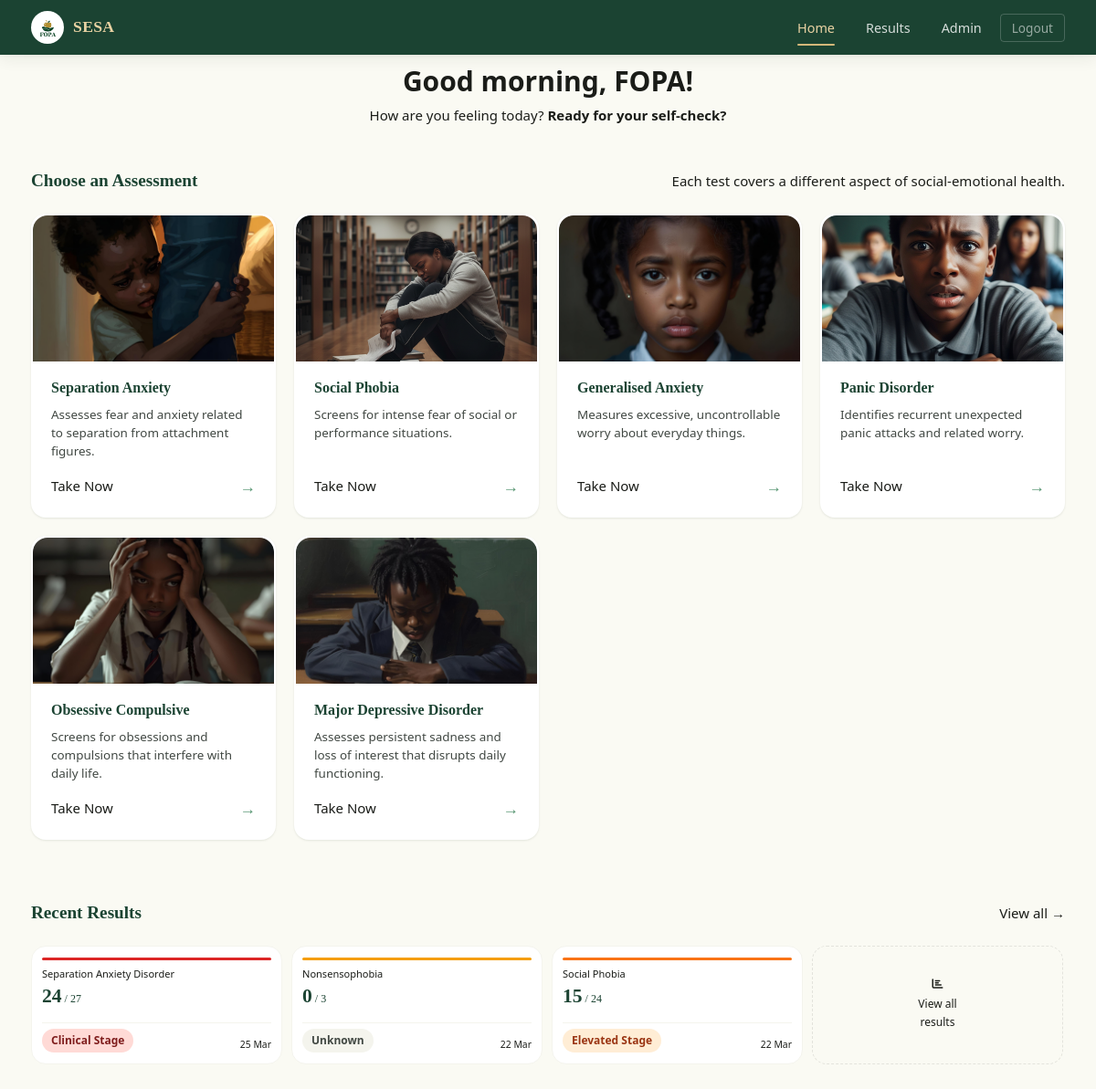
The page /home (signed in) on the database as committed earlier.
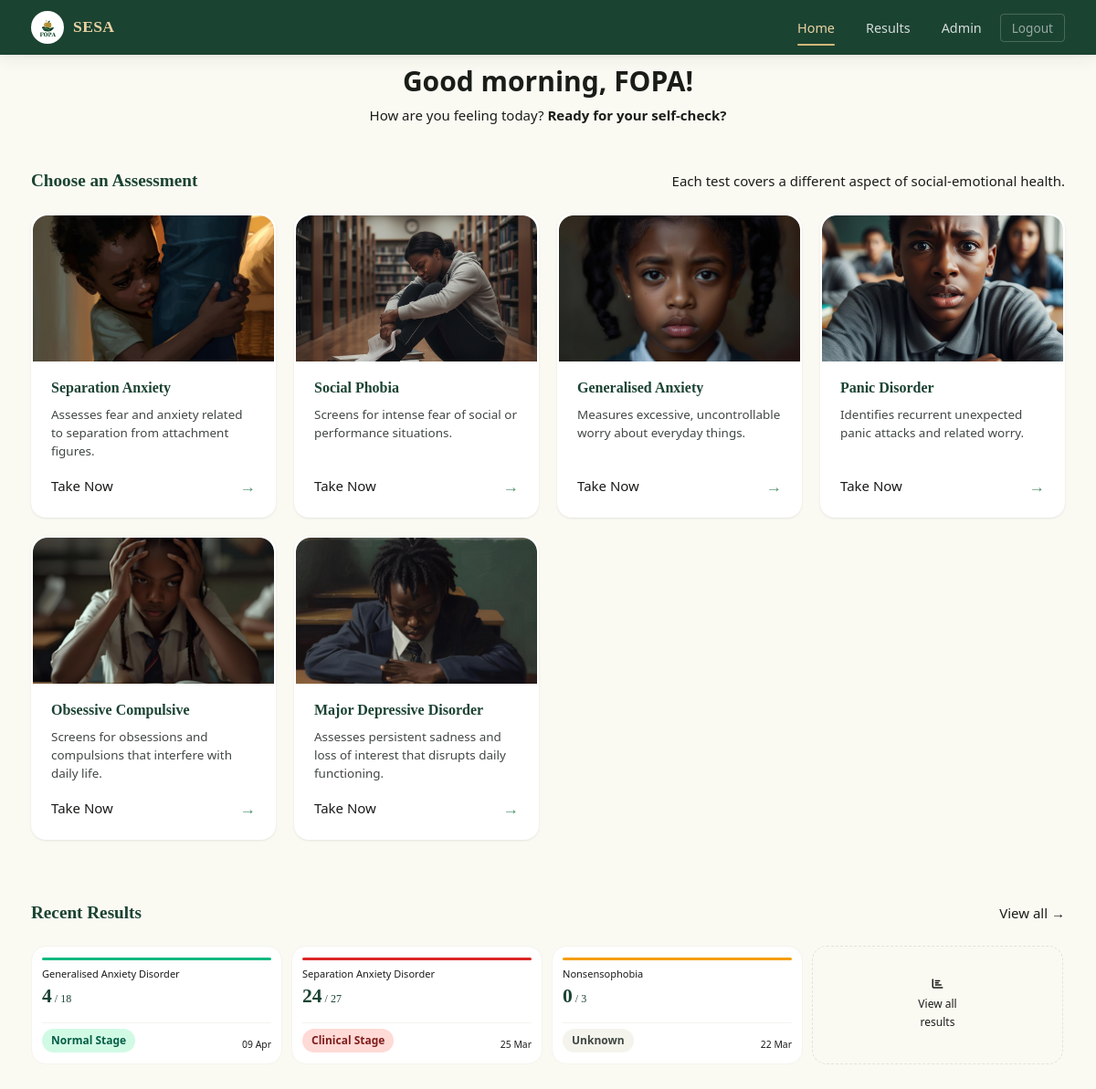
The same page on the database as committed later.
### app/models/account.py (models this page shows, shortened)
class Accounts(UserMixin, db.Model):
    __tablename__ = 'accounts'
    id = db.Column(db.Integer, primary_key=True)
    fname = db.Column(db.String(100), nullable=False)
    lname = db.Column(db.String(100), nullable=False)
    email = db.Column(db.String(120), unique=True, nullable=True, index=True)
    username = db.Column(db.String(50), unique=True, nullable=False, index=True)
    password = db.Column(db.String(256), nullable=False)
    school_name = db.Column(db.String(200), nullable=True)
    gender = db.Column(db.String(20), nullable=True)
    birthdate = db.Column(db.Date, nullable=True)
    last_login = db.Column(db.DateTime, nullable=True)
    created_at = db.Column(db.DateTime, default=lambda: datetime.now(timezone.utc))
    school_id = db.Column(
        db.Integer,
        db.ForeignKey('school.id', ondelete='CASCADE', name='fk_accounts_school_id'),
        nullable=True,
        index=True
    )
    class_group = db.Column(db.String(50), nullable=True)   # e.g. "Form 2A", "JHS 3B"
    level = db.Column(db.String(20), nullable=True)          # jhs | shs | university
    claim_code_hash  = db.Column(db.String(256), nullable=True)
    claim_code_plain = db.Column(db.String(20),  nullable=True)
    is_claimed       = db.Column(db.Boolean, default=True, nullable=False, server_default='1')
    is_admin = db.Column(db.Boolean, default=False, nullable=False)
    is_counsellor = db.Column(db.Boolean, default=False, server_default='0', nullable=False)
    failed_attempts = db.Column(db.Integer, default=0, server_default='0', nullable=False)
    locked_until = db.Column(db.DateTime, nullable=True)  # NULL = not locked
    phone = db.Column(db.String(20), nullable=True)
    consent_given = db.Column(db.Boolean, default=False, nullable=False, server_default='0')
    consent_given_at = db.Column(db.DateTime, nullable=True)
    consent_version = db.Column(db.String(10), nullable=True)  # e.g. 'v1.0'
    test_results = db.relationship(
        'TestResult',
        backref='account',
        lazy='dynamic',
        cascade='all, delete-orphan'
    )
    @property
    def is_super_admin(self):
        return self.is_admin
    LOCKOUT_THRESHOLD = 5      # failed attempts before lockout
    LOCKOUT_MINUTES   = 15     # minutes locked after threshold reached

### app/models/assessment_type.py (models this page shows, shortened)
class AssessmentType(db.Model):
    __tablename__ = 'assessment_type'
    id             = db.Column(db.Integer, primary_key=True)
    name           = db.Column(db.String(100), unique=True, nullable=False)
    display_name   = db.Column(db.String(100), nullable=False)
    description    = db.Column(db.Text, nullable=True)
    icon           = db.Column(db.String(10),  nullable=True)
    color          = db.Column(db.String(20),  nullable=True)
    order          = db.Column(db.Integer,     default=0, nullable=False)
    is_active      = db.Column(db.Boolean,     default=True, nullable=False)
    scoring_ranges = db.Column(db.JSON,        nullable=False)
    image_url      = db.Column(db.String(500), nullable=True)

### app/models/test_result.py (models this page shows, shortened)
class TestResult(db.Model):
    __tablename__ = 'test_results'
    id = db.Column(db.Integer, primary_key=True)
    user_id = db.Column(db.Integer, db.ForeignKey('accounts.id', ondelete='CASCADE'), nullable=False, index=True)
    test_type = db.Column(db.String(100), nullable=False, index=True)
    score = db.Column(db.Integer, nullable=False)
    max_score = db.Column(db.Integer, nullable=True)
    stage = db.Column(db.String(50), nullable=True, index=True)  # "Normal Stage", "Mild Stage", etc.
    _feedback_encrypted = db.Column('feedback', db.Text, nullable=True)
    @property
    def feedback(self):
        if not self._feedback_encrypted:
            return None
        f = _get_fernet()
        if not f:
            return self._feedback_encrypted
        try:
            return f.decrypt(self._feedback_encrypted.encode()).decode()
        except Exception:
            return self._feedback_encrypted
    @feedback.setter
    def feedback(self, value):
        if not value:
            self._feedback_encrypted = None
            return
        f = _get_fernet()
        if not f:
            self._feedback_encrypted = value
            return
        self._feedback_encrypted = f.encrypt(value.encode()).decode()
    details = db.Column(db.Text, nullable=True)           # kept for backward compat
    taken_at = db.Column(db.DateTime, default=lambda: datetime.now(timezone.utc), index=True)

### app/routes/main.py (the view)
@main_bp.route('/home')
@login_required
def home():
    user = current_user
    results = user.test_results.order_by(TestResult.taken_at.desc()).all()
    total_tests = len(results)
    most_recent = results[0] if results else None
    question_counts = {
        row.test_type: row.count
        for row in db.session.query(
            Question.test_type,
            func.count(Question.id).label('count')
        ).group_by(Question.test_type).all()
    }
    from datetime import datetime, timedelta, timezone
    now = datetime.now()
    latest_by_type = {}
    for r in results:
        if r.test_type not in latest_by_type:
            latest_by_type[r.test_type] = r
    from app.models.assessment_type import AssessmentType
    tests_meta = []
    COOLDOWN_DAYS = 7
    for at in AssessmentType.query.filter_by(is_active=True).order_by(AssessmentType.order).all():
        days_remaining = 0
        is_ready = True
        latest = latest_by_type.get(at.name)
        if latest and latest.taken_at:
            taken_at = latest.taken_at
            if taken_at.tzinfo is None:
                taken_at = taken_at.replace(tzinfo=timezone.utc)
            current_time = now.replace(tzinfo=timezone.utc) if now.tzinfo is None else now
            days_ago = (current_time - taken_at).days
            days_left = COOLDOWN_DAYS - days_ago
            if days_left > 0:
                days_remaining = days_left
                is_ready = False
        tests_meta.append({
            'name':  at.name,
            'title': at.display_name,
            'desc':  at.description or '',
            'icon':  at.icon or '🧠',
            'color': at.color or 'green',
            'count': question_counts.get(at.name, 0),
            'image_url': at.image_url,
            'days_remaining': days_remaining,
            'is_ready': is_ready
        })
    this_month_results = [
        r for r in results
        if r.taken_at and r.taken_at.month == now.month and r.taken_at.year == now.year
    ]
    tests_this_month = len(this_month_results)
    total_assessments_taken = total_tests   # passed to template as total count
    assessments_this_month  = tests_this_month
    recent_results = results[:3]  # 3 most recent for the home table
    hour = now.hour
    if hour < 12:
        greeting = "Good morning"
    elif hour < 17:
        greeting = "Good afternoon"
    else:
        greeting = "Good evening"
    new_username = session.pop('show_username_prompt', None)
    return render_template(
        'main/home.html',
        user=user,
        total_tests=total_tests,
        avg_score=total_assessments_taken,
        most_recent=most_recent,
        tests_meta=tests_meta,
        score_change=None,
        prev_avg=assessments_this_month,
        recent_results=recent_results,
        latest_by_type=latest_by_type,
        greeting=greeting,
        new_username=new_username,
    )

### app/__init__.py (called while the page is built)
def _init_extensions(app: Flask) -> None:
    app.config.setdefault("SQLALCHEMY_ENGINE_OPTIONS", {}).update({
        "pool_pre_ping": True,   # test connection before using it
        "pool_recycle":  300,    # recycle connections every 5 minutes
        "pool_size":     5,      # max persistent connections
        "max_overflow":  2,      # extra connections under load
    })
    db.init_app(app)
    migrate.init_app(app, db)
    csrf.init_app(app)
    login_manager.init_app(app)
    limiter.init_app(app)
    from app.models.account import Accounts
    from app.models.quiz_session import QuizSession  # noqa: F401
    from app.models.counsellor_profile import CounsellorProfile  # noqa: F401
    from app.models.assessment_type import AssessmentType  # noqa: F401
    @login_manager.user_loader
    def load_user(user_id: str):
        return Accounts.query.get(int(user_id))

### app/templates/main/home.html (shortened to what this page needs)
  {% extends 'base.html' %}
  {% block nav_links %}
    <li><a href="{{ url_for('main.home') }}" class="active">Home</a></li>
    <li><a href="{{ url_for('main.results') }}">Results</a></li>
    {% if current_user.is_super_admin %}
      <li><a href="{{ url_for('admin.dashboard') }}">Admin</a></li>
    {% endif %}
    <li><a href="{{ url_for('auth.logout') }}" class="btn-nav-logout">Logout</a></li>
  {% endblock %}
  {% block body %}
  <div class="container pb-48">
  <link rel="stylesheet" href="{{ url_for('static', filename='css/main/home.css') }}">
  <header class="app-header">
    <h1 class="app-greeting">
      {{ greeting }}, <span>{{ user.fname }}!</span>
    </h1>
    <p class="app-description">
      How are you feeling today? <b>Ready for your self-check?</b>
    </p>
  </header>
    <div class="section" id="assessments">
      <div class="section-head">
        <h2>Choose an Assessment</h2>
        <p class="section-desc">Each test covers a different aspect of social-emotional health.</p>
      </div>
      <div class="test-grid">
        {% for test in tests_meta %}
        <a href="{% if test.is_ready %}{{ url_for('test.display_questions', test_type=test.name) }}{% else %}javascript:void(0);{% endif %}"
          class="test-card {% if not test.is_ready %}locked{% endif %}"
          {% if not test.is_ready %}onclick="alert('This assessment will be exactly 7 days after your previous attempt. Please wait {{ test.days_remaining }} more day(s).');"{% endif %}>
          <div class="test-card-image">
            {% if test.get('image_url') %}
            <img src="{{ test.image_url }}"
                alt="{{ test.name }}"
                loading="lazy"
                width="400"
                height="160">
            {% endif %}
          </div>
          <div class="test-card-content">
            <h3>{{ test.get('title') or test.get('display_name') or test.name }}</h3>
            <p>{{ test.get('desc') or test.get('description') or '' }}</p>
            <div class="test-card-meta">
              {% if test.is_ready %}
                <span class="pulse-badge"> Take Now</span>
                <span class="test-card-arrow">→</span>
              {% else %}
                <span class="lock-indicator"><i class="fa-solid fa-lock lock-icon"></i> Available in {{ test.days_remaining }} day(s)</span>
              {% endif %}
            </div>
          </div>
        </a>
        {% endfor %}
      </div>
    </div>
    {% if recent_results %}
    <div class="section">
      <div class="section-head">
        <h2>Recent Results</h2>
        <a href="{{ url_for('main.results') }}" class="results-link">View all →</a>
      </div>
      <div class="recent-results-scroll">
        {% for r in recent_results %}
          {% set s = (r.stage or r.details or 'unknown') | lower %}
          {% if 'normal' in s %}{% set bar_mod = 'normal' %}{% set badge_class = 'stage-normal' %}
          {% elif 'mild' in s %}{% set bar_mod = 'mild' %}{% set badge_class = 'stage-mild' %}
          {% elif 'elevated' in s %}{% set bar_mod = 'elevated' %}{% set badge_class = 'stage-elevated' %}
          {% elif 'clinical' in s %}{% set bar_mod = 'clinical' %}{% set badge_class = 'stage-clinical' %}
          {% else %}{% set bar_mod = 'mild' %}{% set badge_class = 'badge-gray' %}{% endif %}
          <div class="recent-result-card">
            <div class="recent-result-bar recent-result-bar--{{ bar_mod }}"></div>
            <div class="recent-result-title">{{ r.test_type }}</div>
            <div class="recent-result-score">
              {{ r.score }}{% if r.max_score %}<span> / {{ r.max_score }}</span>{% endif %}
            </div>
            <div class="recent-result-bottom">
              <span class="badge {{ badge_class }}">{{ r.stage or r.details or 'Unknown' }}</span>
              <span class="recent-result-date">{{ r.taken_at.strftime('%d %b') }}</span>
            </div>
          </div>
        {% endfor %}
        <a href="{{ url_for('main.results') }}" class="recent-result-more">
          <i class="fa-solid fa-chart-bar results-icon"></i>
          <span>View all<br>results</span>
        </a>
      </div>
    </div>
    {% endif %}
  </div>
  {% endblock %}

### app/templates/base.html (shortened to what this page needs)
<!DOCTYPE html>
<html lang="en">
<head>
  <link rel="stylesheet" href="{{ url_for('static', filename='css/main.css') }}">
  <link rel="stylesheet" href="{{ url_for('static', filename='css/base/base.css') }}">
  <link rel="stylesheet" href="https://cdnjs.cloudflare.com/ajax/libs/font-awesome/6.5.0/css/all.min.css">
</head>
<body class="{% if (current_user.is_authenticated and not current_user.is_super_admin) or session.get('school_id') %}has-bottom-nav {% endif %}{% block body_class %}{% endblock %}">
{% block full_page %}
<div class="app-layout">
  {% block navbar %}
  <nav class="navbar" id="mainNav">
    <div class="navbar-inner">
      <a href="{{ url_for('main.landing') }}" class="navbar-brand">
        <img src="{{ url_for('static', filename='images/Pofa.png') }}" alt="FOPA Logo" class="navbar-logo">
        <span class="navbar-title">SESA</span>
      </a>
      <ul class="navbar-links">
        {% block nav_links %}{% endblock %}
      </ul>
    </div>
  </nav>
  {% endblock %}
  <main>
    {% block body %}{% endblock %}
  </main>
</div>
{% endblock %}
</body>
</html>

### app/static/css/main/home.css (style rules this page uses)
.app-header { padding: 4px; margin-bottom: 8px; text-align: center; }

Rows that differ between the two databases and show on the page:
no longer on this page (row unchanged): TestResult: test_type "Social Phobia", score "15", max_score "24", stage "Elevated Stage", taken_at "22 Mar"
added TestResult: test_type "Generalised Anxiety Disorder", score "4", max_score "18", stage "Normal Stage", taken_at "09 Apr"
